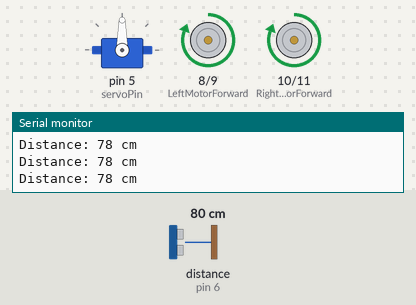
Simulated run of this sketch. Board: Arduino Uno, built with avr-gcc and run on an emulated ATmega328P. Shown: servo, motor-driver pin pairs drawn as motors (green arrow = first pin HIGH = forward, orange = second pin HIGH = backward, longer = more drive), the last lines printed to the serial monitor. Wiring (inferred from the names in the program): ultrasonic range finder: trigger pin 7; echo pin 6. The inputs (shaded band) are chosen by the test bench; at power-on: distance to the obstacle (sensor on pin 6) 80 cm. The echo pulse lasts 58.3 µs per cm.

Above: at 3.2 s.
3.3 s: distance to the obstacle (sensor on pin 6) set to 34 cm
4.8 s: distance to the obstacle (sensor on pin 6) set to 28 cm
At 6.1 s:
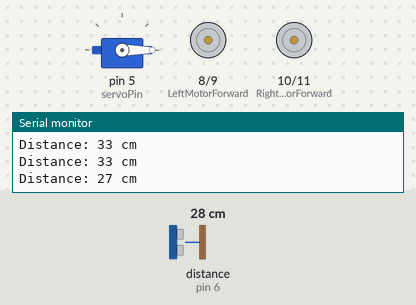
7.8 s: distance to the obstacle (sensor on pin 6) set to 60 cm
At 7.96 s:
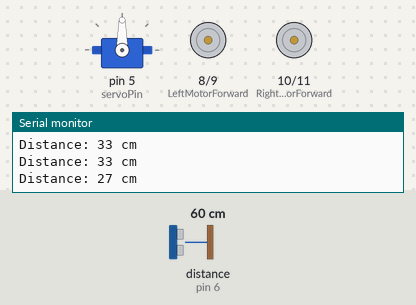
9.5 s: distance to the obstacle (sensor on pin 6) set to 2 cm
At 11.7 s:
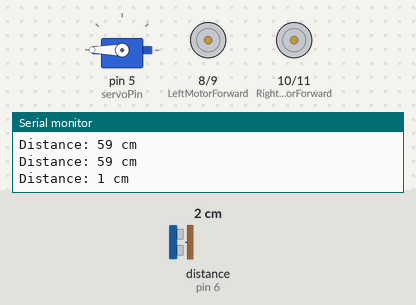
Timing chart, 0 to 13.5 s (numbered marks = the images above; inputs shaded):
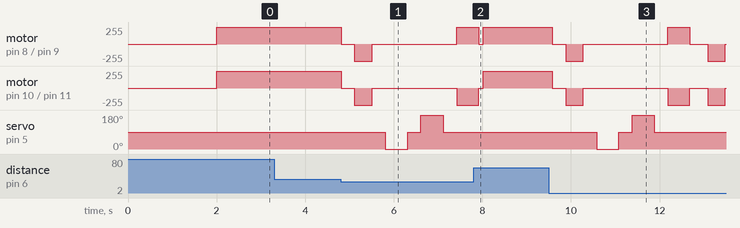

The sketch:

BSTACLE_AVOID_CAR.ino
```cpp
#include <Servo.h>

// Define servo motor pin
int servoPin = 5;
Servo servo_motor;

// Define motor control pins
int LeftMotorForward = 8;
int LeftMotorBackward = 9;
int RightMotorForward = 10;
int RightMotorBackward = 11;

// Define ultrasonic sensor pins
int trigPin = 7;
int echoPin = 6;

// Variables for duration and distance
long duration;
int distance;
int thresholdDistance = 30;

void setup() {
  Serial.begin(9600);

  // Motor control pins setup
  pinMode(LeftMotorForward, OUTPUT);
  pinMode(LeftMotorBackward, OUTPUT);
  pinMode(RightMotorForward, OUTPUT);
  pinMode(RightMotorBackward, OUTPUT);

  // Ultrasonic sensor pins setup
  pinMode(trigPin, OUTPUT);
  pinMode(echoPin, INPUT);

  // Servo motor setup
  servo_motor.attach(servoPin);
  servo_motor.write(90);  // Initial position
  delay(2000);  // Allow servo to settle
}

void loop(){
  measureDistance();

  Serial.print("Distance: ");
  Serial.print(distance);
  Serial.println(" cm");

  if (distance <= thresholdDistance) {
    avoidObstacle();
  } else {
    moveForward();
  }

  delay(100);  // Adjust as needed
}

void measureDistance() {
  // Trigger ultrasonic sensor
  digitalWrite(trigPin, LOW);
  delayMicroseconds(2);
  digitalWrite(trigPin, HIGH);
  delayMicroseconds(10);
  digitalWrite(trigPin, LOW);

  // Measure the duration of the echo pulse
  duration = pulseIn(echoPin, HIGH);

  // Calculate distance in centimeters
  distance = duration * 0.034 / 2;

  // Handle out-of-range values
  if (distance == 0 || distance > 400) {
    distance = 400;  // Set to maximum distance (4 meters) if no echo or out of range
  }
}

void moveForward() {
  digitalWrite(LeftMotorForward, HIGH);
  digitalWrite(LeftMotorBackward, LOW);
  digitalWrite(RightMotorForward, HIGH);
  digitalWrite(RightMotorBackward, LOW);
}
void avoidObstacle() {
  moveStop();
  delay(300);
  moveBackward();
  delay(400);
  moveStop();
  delay(300);

  int distanceRight;
  lookRight();
  distanceRight = distance;  // Store the measured distance to the right

  delay(300);

  int distanceLeft;
  lookLeft();
  distanceLeft = distance;  // Store the measured distance to the left

  delay(300);

  if (distanceRight >= distanceLeft) {
    turnRight();
  } else {
    turnLeft();
  }

  moveStop();
}

void moveStop() {
  digitalWrite(LeftMotorForward, LOW);
  digitalWrite(LeftMotorBackward, LOW);
  digitalWrite(RightMotorForward, LOW);
  digitalWrite(RightMotorBackward, LOW);
}
void moveBackward() {
  digitalWrite(LeftMotorForward, LOW);
  digitalWrite(LeftMotorBackward, HIGH);
  digitalWrite(RightMotorForward, LOW);
  digitalWrite(RightMotorBackward, HIGH);
}

void turnRight() {
  digitalWrite(LeftMotorForward, HIGH);
  digitalWrite(LeftMotorBackward, LOW);
  digitalWrite(RightMotorForward, LOW);
  digitalWrite(RightMotorBackward, HIGH);
  delay(500);
}

void turnLeft() {
  digitalWrite(LeftMotorForward, LOW);
  digitalWrite(LeftMotorBackward, HIGH);
  digitalWrite(RightMotorForward, HIGH);
  digitalWrite(RightMotorBackward, LOW);
  delay(500);
}

void lookRight() {
  servo_motor.write(0);
  delay(500);
  measureDistance();
  servo_motor.write(90);
}

void lookLeft() {
  servo_motor.write(180);
  delay(500);
  measureDistance();
  servo_motor.write(90);
}
```

Measured:
- the behaviour switches between 32 and 31 cm on distance to the obstacle (sensor on pin 6) (found by bisection; images 0 and 1)
- after the input at 7.8 s, servo on pin 5 (servoPin): stays 90° (without the input it goes to 0° after 1.2 s)
